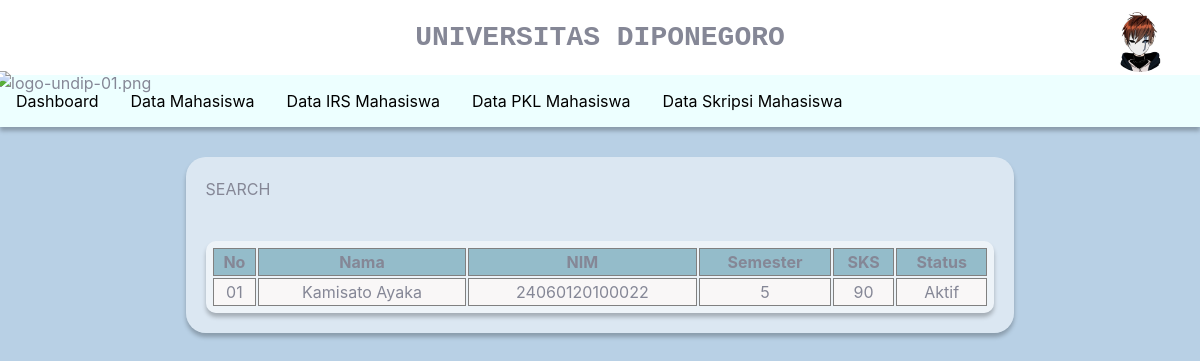
The page /dosen/data_mhs.php (signed in) on the database its author committed.
### tables this page shows
CREATE TABLE `mahasiswa` (
  `mahasiswa_id` int(10) NOT NULL,
  `nim` varchar(20) NOT NULL,
  `kode_wali` varchar(50) NOT NULL,
  `nama` varchar(50) NOT NULL,
  `alamat` varchar(50) NOT NULL,
  `kota` varchar(50) NOT NULL,
  `provinsi` varchar(50) NOT NULL,
  `angkatan` varchar(50) NOT NULL,
  `email` varchar(50) NOT NULL,
  `no_tlp` varchar(20) NOT NULL,
  `status` varchar(30) NOT NULL,
  `prodi` varchar(50) NOT NULL,
  `fakultas` varchar(50) NOT NULL,
  `irs_id` int(11) DEFAULT NULL,
  `khs_id` int(11) DEFAULT NULL,
  `skripsi_id` int(11) DEFAULT NULL,
  `pkl_id` int(11) DEFAULT NULL
);

CREATE TABLE `irs` (
  `irs_id` int(11) NOT NULL,
  `semester_aktif` int(11) NOT NULL,
  `jumlah_sks` int(11) NOT NULL,
  `nim` varchar(50) NOT NULL
);

### dosen/data_mhs.php (the view, shortened to what this page needs)
<?php
require_once('../db_login.php');
$query = "SELECT * FROM dosen INNER JOIN mahasiswa INNER JOIN irs" ;
$sql_ppl= mysqli_query($db, $query) or die (mysqli_error($db));
$data = mysqli_fetch_array ($sql_ppl);
?>
<!DOCTYPE html>
<html lang="en">
<head>
    <link rel="stylesheet" href="../aset/css/style.css">
</head>
<body>
    <div class="top">
        <div class="logo_undip">
            <img src="../aset/img/PPL/logo-undip-01.png" alt="logo-undip-01.png">
        </div>
        <div class="ddaction">
            <div class="ddprofile" onclick="menuToggle();">
                <img src="../aset/img/PPL/note.jpg" style="width:60px;height:auto; border-radius:50%;">
            </div>
        </div>
        <div class="text">UNIVERSITAS DIPONEGORO</div>
    </div>
    <div class="bar">
        <div class="navbar">
            <a href="dashboard_dosen.php">Dashboard</a>
            <a href="data_mhs.php">Data Mahasiswa</a>
            <a href="verif_irs.php">Data IRS Mahasiswa</a>
            <a href="data_pkl.php">Data PKL Mahasiswa</a>
            <a href="data_skripsi.php">Data Skripsi Mahasiswa</a>
            </div>
        </div>
    <div class="isi">
        <div class="bgdosen isi-bgmhs">
            <div class="search">
                SEARCH
            </div>
            <div class="isi-data-mhs">
                <table>
                    <tr>
                        <th>No</th>
                        <th>Nama</th>
                        <th>NIM</th>
                        <th>Semester</th>
                        <th>SKS</th>
                        <th>Status</th>
                    </tr>
                    <tr>
                        <td>01</td>
                        <td>
                            <a href="data_mhs_in.php"><?=$data['nama']?></a>
                        </td>
                        <td><?=$data['nim']?></td>
                        <td><?=$data['semester_aktif']?></td>
                        <td><?=$data['jumlah_sks']?></td>
                        <td><?=$data['status']?></td>
                    </tr>
                </table>
            </div>
        </div>
    </div>
</body>
</html>

### aset/css/style.css (style rules this page uses)
:root { --blue: #4e73df; --indigo: #6610f2; --purple: #6f42c1; --pink: #e83e8c; --red: #e74a3b; --orange: #fd7e14; --yellow: #f6c23e; --green: #1cc88a; --teal: #20c9a6; --cyan: #36b9cc; --white: #fff; --gray: #858796; --gray-dark: #5a5c69; --primary: #4e73df; --secondary: #858796; --success: #1cc88a; --info: #36b9cc; --warning: #f6c23e; --danger: #e74a3b; --light: #f8f9fc; --dark: #5a5c69; --breakpoint-xs: 0; --breakpoint-sm: 576px; --breakpoint-md: 768px; --breakpoint-lg: 992px; --breakpoint-xl: 1200px; --font-family-sans-serif: "Nunito", -apple-system, BlinkMacSystemFont, "Segoe UI", Roboto, "Helvetica Neue", Arial, sans-serif, "Apple Color Emoji", "Segoe UI Emoji", "Segoe UI Symbol", "Noto Color Emoji"; --font-family-monospace: SFMono-Regular, Menlo, Monaco, Consolas, "Liberation Mono", "Courier New", monospace; }
*, *::before, *::after { box-sizing: border-box; }
body { background-color: #B8D0E5; font-family: "Nunito", -apple-system, BlinkMacSystemFont, "Segoe UI", Roboto, "Helvetica Neue", Arial, sans-serif, "Apple Color Emoji", "Segoe UI Emoji", "Segoe UI Symbol", "Noto Color Emoji"; font-size: 1rem; font-weight: 400; line-height: 1.5; color: #858796; text-align: left; }
.top { position: relative; align-items:flex-end; display: flex; height: 75px; margin-top: -8px; margin-left: -8px; margin-right: -8px; background-color: #fff; }
.logo_undip { margin-left:-5px; margin-right:auto; position: relative; top: 20px; }
.logo_undip img { height: 110px; width: auto; }
.text { position: absolute; width: auto; height: auto; right: 0px; left: 0px; top: 0px; text-align: center; font-weight: 700; font-size: 28px; font-family: 'Courier New', Courier, monospace; line-height: 75px; }
.bar { margin-top: 0px; margin-left: -8px; margin-right: -8px; width: auto; right:0px; left:0px; }
.navbar { overflow: hidden; background-color:#EDFFFF ; box-shadow: 0px 4px 4px rgba(0, 0, 0, 0.25); display: inherit; }
.navbar a { float: left; font-size: 16px; color: black; text-align: center; padding: 14px 16px; text-decoration: none; }
.ddaction { position:absolute; top: 12px; right:30px; z-index: 1000; }
.ddaction .ddprofile { position:relative; width:60px; height:60px; cursor: pointer; }
.ddaction .ddprofile img { position:absolute; top: 0; left: 0; width:100%; height:100%; object-fit: cover; }
.bgdosen { background: rgba(255, 255, 255, 0.5); box-shadow: 0px 4px 4px rgba(0, 0, 0, 0.25); border-radius: 20px; }
.isi-bgmhs { width:70%; height:fit-content; margin:30px auto; padding:20px; }
.isi-data-mhs { width:100%; margin:0 auto; margin-top:40px; }
.isi-data-mhs table { width:100%; text-align: center; padding:5px; background: rgba(255, 255, 255, 0.5); box-shadow: 0px 4px 4px rgba(0, 0, 0, 0.25); border-radius: 10px; }
.isi-data-mhs table tr th { background: rgb(148, 188, 202); border: 0.5px solid grey; }
.isi-data-mhs table tr td { background: rgb(249, 247, 247); border: 0.5px solid grey; }
.isi-data-mhs table tr td a { text-decoration: none; color: #858796; }

### rows shown on the page
mahasiswa: nama "Kamisato Ayaka", status "Aktif"
irs: nim "24060120100022", semester_aktif "5", jumlah_sks "90"
